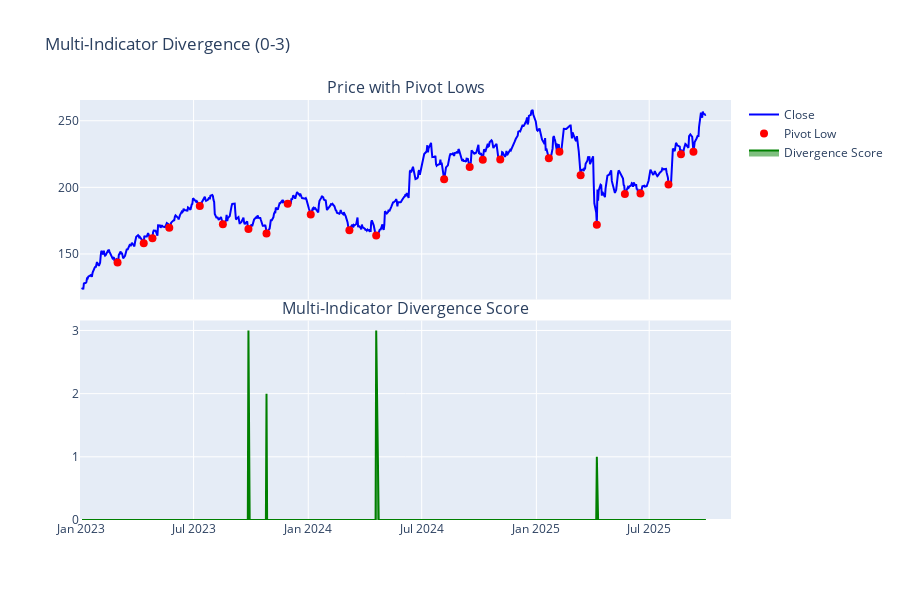

Notebook code for this chart:
### Markdown cell above
## 1. Multi-Indicator Divergence

### Code cell
df = detect_multi_indicator_divergence(df)

fig = make_subplots(rows=2, cols=1, shared_xaxes=True, vertical_spacing=0.05,
                    subplot_titles=('Price with Pivot Lows', 'Multi-Indicator Divergence Score'))

fig.add_trace(go.Scatter(x=df['date'], y=df['close'], name='Close', line=dict(color='blue')), row=1, col=1)
pivot_lows = df[df['PivotLow'] == 1]
fig.add_trace(go.Scatter(x=pivot_lows['date'], y=pivot_lows['close'], mode='markers', 
                         name='Pivot Low', marker=dict(color='red', size=8)), row=1, col=1)

fig.add_trace(go.Scatter(x=df['date'], y=df['multi_divergence_score'], name='Divergence Score',
                        fill='tozeroy', line=dict(color='green')), row=2, col=1)

fig.update_layout(height=600, title_text="Multi-Indicator Divergence (0-3)")
fig.show()

### Figure 1 — Plotly figure (JSON) as saved in the notebook; plotly's stock layout.template omitted (floating-point values rounded to 4 significant figures; data arrays with more than 128 entries replaced by an {"elided": "..."} marker saying what was removed)
{"data": [{"line": {"color": "blue"}, "name": "Close", "type": "scatter", "x": {"elided": "688 str values"}, "xaxis": "x", "y": {"elided": "688 float values"}, "yaxis": "y"}, {"marker": {"color": "red", "size": 8}, "mode": "markers", "name": "Pivot Low", "type": "scatter", "x": ["2023-03-01T00:00:00.000000000", "2023-04-12T00:00:00.000000000", "2023-04-26T00:00:00.000000000", "2023-05-23T00:00:00.000000000", "2023-07-11T00:00:00.000000000", "2023-08-17T00:00:00.000000000", "2023-09-27T00:00:00.000000000", "2023-10-26T00:00:00.000000000", "2023-11-29T00:00:00.000000000", "2024-01-05T00:00:00.000000000", "2024-03-07T00:00:00.000000000", "2024-04-19T00:00:00.000000000", "2024-08-06T00:00:00.000000000", "2024-09-16T00:00:00.000000000", "2024-10-07T00:00:00.000000000", "2024-11-04T00:00:00.000000000", "2025-01-21T00:00:00.000000000", "2025-02-07T00:00:00.000000000", "2025-03-13T00:00:00.000000000", "2025-04-08T00:00:00.000000000", "2025-05-23T00:00:00.000000000", "2025-06-17T00:00:00.000000000", "2025-08-01T00:00:00.000000000", "2025-08-21T00:00:00.000000000", "2025-09-10T00:00:00.000000000"], "xaxis": "x", "y": [143.5, 158.1, 161.7, 169.7, 186.0, 172.3, 168.8, 165.3, 187.8, 179.7, 167.8, 163.8, 206.0, 215.3, 220.7, 221.0, 221.9, 226.8, 209.2, 172.0, 195.0, 195.4, 202.2, 224.9, 226.8], "yaxis": "y"}, {"fill": "tozeroy", "line": {"color": "green"}, "name": "Divergence Score", "type": "scatter", "x": {"elided": "688 str values"}, "xaxis": "x2", "y": {"elided": "688 int values"}, "yaxis": "y2"}], "layout": {"annotations": [{"font": {"size": 16}, "showarrow": false, "text": "Price with Pivot Lows", "x": 0.5, "xanchor": "center", "xref": "paper", "y": 1, "yanchor": "bottom", "yref": "paper"}, {"font": {"size": 16}, "showarrow": false, "text": "Multi-Indicator Divergence Score", "x": 0.5, "xanchor": "center", "xref": "paper", "y": 0.475, "yanchor": "bottom", "yref": "paper"}], "height": 600, "title": {"text": "Multi-Indicator Divergence (0-3)"}, "xaxis": {"anchor": "y", "domain": [0, 1], "matches": "x2", "showticklabels": false}, "xaxis2": {"anchor": "y2", "domain": [0, 1]}, "yaxis": {"anchor": "x", "domain": [0.525, 1]}, "yaxis2": {"anchor": "x2", "domain": [0, 0.475]}}}
